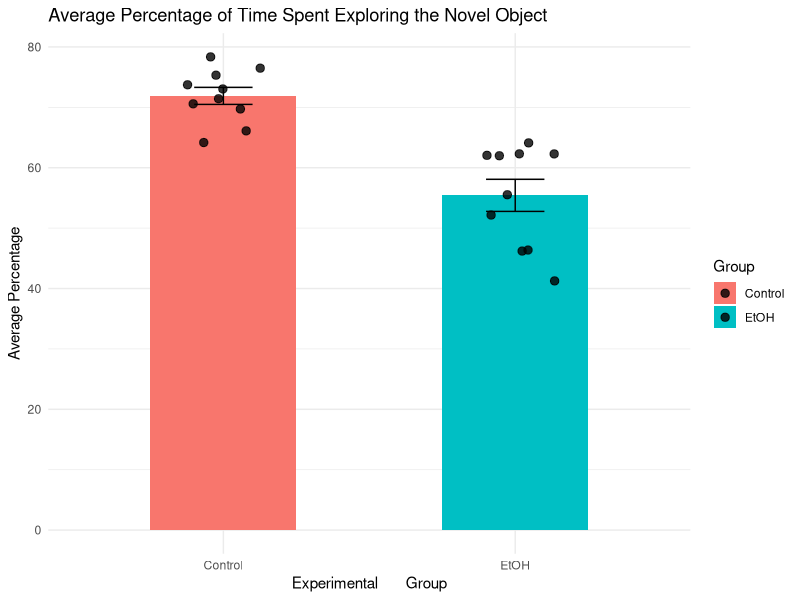

Reproduce this figure in R. (Note: this script raises an error after producing the figure.)
## ---- chunk 1
library(readxl)
library(dplyr)
library(tidyverse)
library(ggplot2)
library(ggpubr)
library(knitr)
## ---- chunk 2
#This paper is uses biochemical and behavioral assays to look at the effects of EtOH-consumption on the gut-brain axis in mice. 
#First, I read in the raw data file. 
raw_data <- read_excel("data/Raw Data for Data Replication Project.xlsx")
head(raw_data)
## ---- chunk 3
#I used the excel_sheets() function to see the names of all of the sheets in the excel file.
sheets <- excel_sheets("data/Raw Data for Data Replication Project.xlsx")
sheets
## ---- chunk 4
#After reorganizing some of the novel object recognition test data in a new excel sheet, I loaded it in using the read_excel() function. The novel object recognition (NOR) test is used to assess recognition memory and relies on the natural tendency of mice to explore a novel object over a familiar one. The time spent exploring a previously explored object (Old column) and time spent exploring a new object (New column) are recorded for each mouse. The mice are divided into two different groups, control and EtOH-treated. The percentage of time spent exploring the novel object, calculated as (time spent exploring novel object/total exploration time)*100, is recorded in the Ratio column. 
NOR_data <- read_excel("data/Raw Data for Data Replication Project.xlsx", sheet = 11)
NOR_data
## ---- chunk 5
#I used the group_by() function to analyze the data by experimental group (Control vs. EtOH). I calculated the average time spent exploring the new object, average time exploring the old object, standard deviation in exploration time of the new object, standard deviation in exploration time of the old object, and average percentage of time spent exploring the new object for each experimental group. The mean percentage values line up with what was calculated by the authors.
NOR_data %>%
  group_by(Group) %>%
  summarise(
    mean_novel = mean(New, na.rm = TRUE),
    mean_familiar = mean(Old, na.rm = TRUE),
    sd_novel = sd(New, na.rm = TRUE),
    sd_familiar = sd(Old, na.rm = TRUE), 
    mean_ratio = mean(Ratio, na.rm = TRUE)
  )
## ---- chunk 6
#I made a simple bar graph, which is what the authors of the paper did, to visualize the average percentage of time spent exploring the novel object by experimental group. I used the stat_summary function to graph the average percentage of time spent exploring the novel object, and to add error bars. I also added in the individual data points with geom_jitter(), which is what the authors did as well. 
NOR_data <- NOR_data %>%
  mutate(Ratio = as.numeric(Ratio))
  
ggplot(NOR_data, aes(x = Group, y = Ratio, fill = Group)) +
  stat_summary(fun = mean, geom = "bar", width = 0.5) +
  geom_jitter(width = 0.15, size = 2.5, alpha = 0.8) + 
  stat_summary(fun.data = mean_se, geom = "errorbar", width = 0.2) +
  labs(title = "Average Percentage of Time Spent Exploring the Novel Object", x = "Experimental       Group", y = "Average Percentage") + 
  theme_minimal()
## ---- chunk 7
#Here is the figure from the original paper. I replicated F. 
knitr::include_graphics("images/NOR Bar Graph.jpeg")
## ---- chunk 8
#I did a T-test to determine whether or not the mean percentage of time spent exploring the novel object is significantly different between control and EtOH-treated mice. 
t.test(Ratio ~ Group, data = NOR_data)
#Since the p-value is 0.000089, the mean percentage of time spent exploring the novel object is significantly different between control and EtOH-treated mice. The authors calculated the same p-value.
## ---- chunk 9
#After reorganizing some of the western blot data in a new excel sheet, I loaded it in. This particular western blot (WB) was looking at protein expression of three different tight junction proteins, ZO-1, occludin, and claudin-5, in two different brain regions. GAPDH is frequently used as a housekeeping protein to normalize the expression levels of other proteins. 
WB_data <- read_excel("data/Raw Data for Data Replication Project.xlsx", sheet = 5)
WB_data
## ---- chunk 10
#I used the mutate function and added three additional columns to the re-organized dataset. 
WB_data <- WB_data %>%
 mutate(
  ZO1_GAPDH = `ZO-1`/GAPDH,
  Occludin_GAPDH = Occludin/GAPDH,
  Claudin5_GAPDH = `Claudin-5`/GAPDH
 )
WB_data
## ---- chunk 11
#I used the filter() function to look at one brain region at a time (PFC vs. hippocampus) and the group_by() function to analyze the data by experimental group (control vs. EtOH-treated). I then calculated the average expression level of each protein of interest relative to GAPDH (which I calculated for each mouse in the previous step). These values align with what the authors calculated.
WB_data %>%
  filter(Region == "PFC") %>%
  group_by(Group) %>%
  summarise(
  n = n(),
  mean_ZO1_GAPDH = mean(ZO1_GAPDH),
  mean_Occludin_GAPDH = mean(Occludin_GAPDH),
  mean_Claudin5_GAPDH = mean(Claudin5_GAPDH)
  )

WB_data %>%
  filter(Region == "Hippocampus") %>%
  group_by(Group) %>%
  summarise(
  n = n(),
  mean_ZO1_GAPDH = mean(ZO1_GAPDH),
  mean_Occludin_GAPDH = mean(Occludin_GAPDH),
  mean_Claudin5_GAPDH = mean(Claudin5_GAPDH)
  )
## ---- chunk 12
#The authors appeared to have done a 1-way ANOVA on this data, looking at the effect of experimental group on protein expression levels. I got the same p-values as the authors. I found it interesting that the authors did not do a 2-way ANOVA on this data in order to look at the effect of brain region on protein expression levels and a potential experimental group by brain region interaction. 
model_ZO1_PFC <- aov(ZO1_GAPDH ~ Group, data = WB_data %>% 
  filter(Region == "PFC"))
  summary(model_ZO1_PFC)
model_Occludin_PFC <- aov(Occludin_GAPDH ~ Group, data = WB_data %>% 
  filter(Region == "PFC"))
  summary(model_Occludin_PFC)
model_Claudin5_PFC <- aov(Claudin5_GAPDH ~ Group, data = WB_data %>% 
  filter(Region == "PFC"))
  summary(model_Claudin5_PFC)

model_ZO1_Hippocampus <- aov(ZO1_GAPDH ~ Group, data = WB_data %>% 
  filter(Region == "Hippocampus"))
  summary(model_ZO1_Hippocampus)
model_Occludin_Hippocampus <- aov(Occludin_GAPDH ~ Group, data = WB_data %>% 
  filter(Region == "Hippocampus"))
  summary(model_Occludin_Hippocampus)
model_Claudin5_Hippocampus <- aov(Claudin5_GAPDH ~ Group, data = WB_data %>% 
  filter(Region == "Hippocampus"))
  summary(model_Claudin5_Hippocampus)
